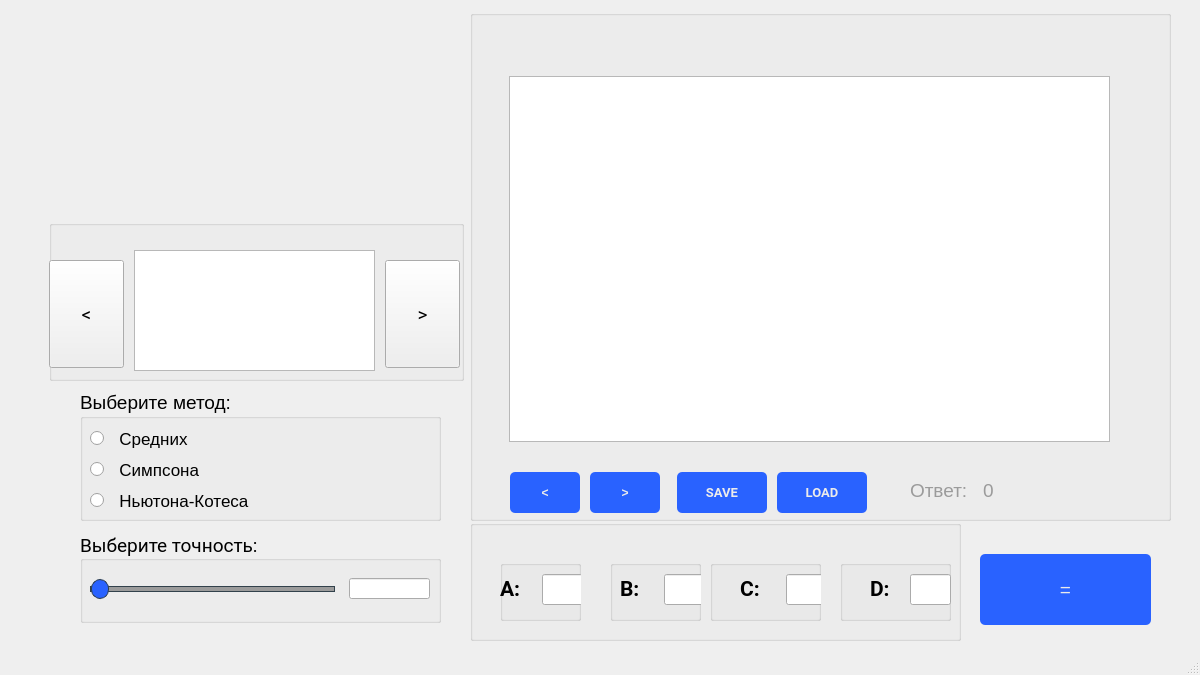
<?xml version="1.0" encoding="UTF-8"?>
<ui version="4.0">
 <class>MainWindow</class>
 <widget class="QMainWindow" name="MainWindow">
  <property name="geometry">
   <rect>
    <x>0</x>
    <y>0</y>
    <width>1200</width>
    <height>675</height>
   </rect>
  </property>
  <property name="sizePolicy">
   <sizepolicy hsizetype="Fixed" vsizetype="Fixed">
    <horstretch>0</horstretch>
    <verstretch>0</verstretch>
   </sizepolicy>
  </property>
  <property name="minimumSize">
   <size>
    <width>1200</width>
    <height>675</height>
   </size>
  </property>
  <property name="maximumSize">
   <size>
    <width>1200</width>
    <height>675</height>
   </size>
  </property>
  <property name="font">
   <font>
    <family>Roboto</family>
    <pointsize>10</pointsize>
    <weight>50</weight>
    <bold>false</bold>
   </font>
  </property>
  <property name="windowTitle">
   <string/>
  </property>
  <property name="styleSheet">
   <string notr="true">QSlider:disabled {
  background: #19232D;
}

QSlider:focus {
  border: none;
}

QSlider::groove:horizontal {
  background: #32414B;
  border: 1px solid #32414B;
  height: 4px;
  margin: 0px;
  border-radius: 4px;
}

QSlider::groove:vertical {
  background: #32414B;
  border: 1px solid #32414B;
  width: 4px;
  margin: 0px;
  border-radius: 4px;
}

QSlider::add-page:vertical {
  background: #1464A0;
  border: 1px solid #32414B;
  width: 4px;
  margin: 0px;
  border-radius: 4px;
}

QSlider::add-page:vertical :disabled {
  background: #14506E;
}

QSlider::sub-page:horizontal {
  background: #1464A0;
  border: 1px solid #32414B;
  height: 4px;
  margin: 0px;
  border-radius: 4px;
}

QSlider::sub-page:horizontal:disabled {
  background: #14506E;
}

QSlider::handle:horizontal {
  background: #787878;
  border: 1px solid #32414B;
  width: 8px;
  height: 8px;
  margin: -8px 0px;
  border-radius: 4px;
}

QSlider::handle:horizontal:hover {
  background: #148CD2;
  border: 1px solid #148CD2;
}

QSlider::handle:vertical {
  background: #787878;
  border: 1px solid #32414B;
  width: 8px;
  height: 8px;
  margin: 0 -8px;
  border-radius: 4px;
}

QSlider::handle:vertical:hover {
  background: #148CD2;
  border: 1px solid #148CD2;
}
</string>
  </property>
  <widget class="QWidget" name="centralwidget">
   <widget class="QGroupBox" name="groupBox">
    <property name="geometry">
     <rect>
      <x>80</x>
      <y>390</y>
      <width>361</width>
      <height>131</height>
     </rect>
    </property>
    <property name="font">
     <font>
      <pointsize>14</pointsize>
     </font>
    </property>
    <property name="title">
     <string>Выберите метод:</string>
    </property>
    <widget class="QRadioButton" name="newton_cotesButton">
     <property name="geometry">
      <rect>
       <x>10</x>
       <y>95</y>
       <width>250</width>
       <height>31</height>
      </rect>
     </property>
     <property name="font">
      <font>
       <pointsize>13</pointsize>
      </font>
     </property>
     <property name="styleSheet">
      <string notr="true">QRadioButton::indicator::unchecked
{
   image: url(/Users/Horatio/source/Integral_3_ways-CourseWork1/img/circle.png);
}
QRadioButton::indicator::checked 
{
    image: url(/Users/Horatio/source/Integral_3_ways-CourseWork1/img/checked.png);
}</string>
     </property>
     <property name="text">
      <string>  Ньютона-Котеса</string>
     </property>
    </widget>
    <widget class="QRadioButton" name="averageButton">
     <property name="geometry">
      <rect>
       <x>10</x>
       <y>33</y>
       <width>250</width>
       <height>31</height>
      </rect>
     </property>
     <property name="font">
      <font>
       <pointsize>13</pointsize>
      </font>
     </property>
     <property name="styleSheet">
      <string notr="true">QRadioButton::indicator::unchecked
{
   image: url(/Users/Horatio/source/Integral_3_ways-CourseWork1/img/circle.png);
}
QRadioButton::indicator::checked 
{
    image: url(/Users/Horatio/source/Integral_3_ways-CourseWork1/img/checked.png);
}</string>
     </property>
     <property name="text">
      <string>  Средних</string>
     </property>
    </widget>
    <widget class="QRadioButton" name="simpsonButton">
     <property name="geometry">
      <rect>
       <x>10</x>
       <y>64</y>
       <width>250</width>
       <height>31</height>
      </rect>
     </property>
     <property name="font">
      <font>
       <pointsize>13</pointsize>
      </font>
     </property>
     <property name="styleSheet">
      <string notr="true">QRadioButton::indicator::unchecked
{
   image: url(/Users/Horatio/source/Integral_3_ways-CourseWork1/img/circle.png);
}
QRadioButton::indicator::checked 
{
    image: url(/Users/Horatio/source/Integral_3_ways-CourseWork1/img/checked.png);
}</string>
     </property>
     <property name="text">
      <string>  Симпсона</string>
     </property>
    </widget>
   </widget>
   <widget class="QGroupBox" name="groupBox_2">
    <property name="geometry">
     <rect>
      <x>80</x>
      <y>532</y>
      <width>361</width>
      <height>91</height>
     </rect>
    </property>
    <property name="font">
     <font>
      <family>Roboto</family>
      <pointsize>14</pointsize>
      <kerning>true</kerning>
     </font>
    </property>
    <property name="title">
     <string>Выберите точность:</string>
    </property>
    <property name="alignment">
     <set>Qt::AlignLeading|Qt::AlignLeft|Qt::AlignVCenter</set>
    </property>
    <widget class="QSlider" name="horizontalSlider">
     <property name="geometry">
      <rect>
       <x>10</x>
       <y>46</y>
       <width>245</width>
       <height>22</height>
      </rect>
     </property>
     <property name="styleSheet">
      <string notr="true">QSlider:focus {
  border: none;
}

QSlider::groove:horizontal {
  background: #9b9b9b;
  border: 1px solid #32414B;
  height: 4px;
  margin: 0px;
  border-radius: 4px;
}


QSlider::sub-page:horizontal:disabled {
  background: #14506E;
}

QSlider::handle:horizontal {
  background: #2962ff;
  border: 1px solid #32414B;
  width: 16px;
  height: 8px;
  margin: -8px 0px;
  border-radius: 9px;
}

QSlider::handle:horizontal:hover {
  background: #2251d2;
  
}

</string>
     </property>
     <property name="orientation">
      <enum>Qt::Horizontal</enum>
     </property>
    </widget>
    <widget class="QLineEdit" name="step">
     <property name="geometry">
      <rect>
       <x>269</x>
       <y>46</y>
       <width>81</width>
       <height>21</height>
      </rect>
     </property>
     <property name="font">
      <font>
       <family>Roboto</family>
       <pointsize>14</pointsize>
       <kerning>true</kerning>
      </font>
     </property>
     <property name="styleSheet">
      <string notr="true">QLineEdit
{
	color: #9b9b9b;
}</string>
     </property>
     <property name="alignment">
      <set>Qt::AlignRight|Qt::AlignTrailing|Qt::AlignVCenter</set>
     </property>
     <property name="readOnly">
      <bool>true</bool>
     </property>
    </widget>
   </widget>
   <widget class="QGroupBox" name="groupBox_3">
    <property name="geometry">
     <rect>
      <x>470</x>
      <y>10</y>
      <width>701</width>
      <height>511</height>
     </rect>
    </property>
    <property name="title">
     <string/>
    </property>
    <widget class="QChartView" name="graphic">
     <property name="geometry">
      <rect>
       <x>39</x>
       <y>66</y>
       <width>601</width>
       <height>366</height>
      </rect>
     </property>
     <property name="font">
      <font>
       <family>MS Shell Dlg 2</family>
      </font>
     </property>
    </widget>
    <widget class="QLabel" name="label">
     <property name="geometry">
      <rect>
       <x>513</x>
       <y>465</y>
       <width>151</width>
       <height>31</height>
      </rect>
     </property>
     <property name="font">
      <font>
       <pointsize>14</pointsize>
      </font>
     </property>
     <property name="styleSheet">
      <string notr="true">QLabel
{
	color: #9b9b9b
}</string>
     </property>
     <property name="text">
      <string>0</string>
     </property>
    </widget>
    <widget class="QLabel" name="answer">
     <property name="geometry">
      <rect>
       <x>440</x>
       <y>470</y>
       <width>81</width>
       <height>21</height>
      </rect>
     </property>
     <property name="font">
      <font>
       <pointsize>14</pointsize>
      </font>
     </property>
     <property name="styleSheet">
      <string notr="true">QLabel
{
	color: #9b9b9b
}</string>
     </property>
     <property name="text">
      <string>Ответ:</string>
     </property>
    </widget>
    <widget class="QPushButton" name="LOAD">
     <property name="geometry">
      <rect>
       <x>307</x>
       <y>462</y>
       <width>90</width>
       <height>41</height>
      </rect>
     </property>
     <property name="font">
      <font>
       <family>Roboto</family>
       <pointsize>10</pointsize>
       <weight>75</weight>
       <bold>true</bold>
      </font>
     </property>
     <property name="styleSheet">
      <string notr="true">QPushButton
{
	color: #ebebeb;
	background: #2962ff;
	border-radius: 5px;
}
QPushButton:hover:!pressed
{
	background: #2251d2;
	
}
QPushButton:pressed
{
	background: #173894;
	
}</string>
     </property>
     <property name="text">
      <string>LOAD</string>
     </property>
    </widget>
    <widget class="QPushButton" name="SAVE">
     <property name="geometry">
      <rect>
       <x>207</x>
       <y>462</y>
       <width>90</width>
       <height>41</height>
      </rect>
     </property>
     <property name="font">
      <font>
       <family>Roboto</family>
       <pointsize>10</pointsize>
       <weight>75</weight>
       <bold>true</bold>
      </font>
     </property>
     <property name="styleSheet">
      <string notr="true">QPushButton
{
	color: #ebebeb;
	background: #2962ff;
	border-radius: 5px;
}
QPushButton:hover:!pressed
{
	background: #2251d2;
	
}
QPushButton:pressed
{
	background: #173894;
	
}</string>
     </property>
     <property name="text">
      <string>SAVE</string>
     </property>
    </widget>
    <widget class="QPushButton" name="right">
     <property name="geometry">
      <rect>
       <x>120</x>
       <y>462</y>
       <width>70</width>
       <height>41</height>
      </rect>
     </property>
     <property name="font">
      <font>
       <weight>75</weight>
       <bold>true</bold>
      </font>
     </property>
     <property name="styleSheet">
      <string notr="true">QPushButton
{
	color: #ebebeb;
	background: #2962ff;
	border-radius: 5px;
}
QPushButton:hover:!pressed
{
	background: #2251d2;
	
}
QPushButton:pressed
{
	background: #173894;
	
}</string>
     </property>
     <property name="text">
      <string>&gt;</string>
     </property>
    </widget>
    <widget class="QPushButton" name="left">
     <property name="geometry">
      <rect>
       <x>40</x>
       <y>462</y>
       <width>70</width>
       <height>41</height>
      </rect>
     </property>
     <property name="font">
      <font>
       <weight>75</weight>
       <bold>true</bold>
      </font>
     </property>
     <property name="styleSheet">
      <string notr="true">QPushButton
{
	color: #ebebeb;
	background: #2962ff;
	border-radius: 5px;
}
QPushButton:hover:!pressed
{
	background: #2251d2;
	
}
QPushButton:pressed
{
	background: #173894;
	
}</string>
     </property>
     <property name="text">
      <string>&lt;</string>
     </property>
    </widget>
   </widget>
   <widget class="QGroupBox" name="groupBox_4">
    <property name="geometry">
     <rect>
      <x>470</x>
      <y>520</y>
      <width>491</width>
      <height>121</height>
     </rect>
    </property>
    <property name="title">
     <string/>
    </property>
    <widget class="QGroupBox" name="groupBox_8">
     <property name="geometry">
      <rect>
       <x>30</x>
       <y>40</y>
       <width>81</width>
       <height>61</height>
      </rect>
     </property>
     <property name="title">
      <string/>
     </property>
     <widget class="QLabel" name="label_A">
      <property name="geometry">
       <rect>
        <x>0</x>
        <y>13</y>
        <width>41</width>
        <height>31</height>
       </rect>
      </property>
      <property name="font">
       <font>
        <family>Roboto</family>
        <pointsize>16</pointsize>
        <weight>75</weight>
        <bold>true</bold>
       </font>
      </property>
      <property name="text">
       <string>A:</string>
      </property>
     </widget>
     <widget class="QLineEdit" name="aLineEdit">
      <property name="geometry">
       <rect>
        <x>42</x>
        <y>14</y>
        <width>41</width>
        <height>31</height>
       </rect>
      </property>
      <property name="font">
       <font>
        <family>Roboto</family>
        <pointsize>15</pointsize>
       </font>
      </property>
      <property name="autoFillBackground">
       <bool>false</bool>
      </property>
     </widget>
    </widget>
    <widget class="QGroupBox" name="groupBox_5">
     <property name="geometry">
      <rect>
       <x>140</x>
       <y>40</y>
       <width>91</width>
       <height>61</height>
      </rect>
     </property>
     <property name="title">
      <string/>
     </property>
     <widget class="QLabel" name="label_B">
      <property name="geometry">
       <rect>
        <x>10</x>
        <y>13</y>
        <width>31</width>
        <height>31</height>
       </rect>
      </property>
      <property name="font">
       <font>
        <family>Roboto</family>
        <pointsize>16</pointsize>
        <weight>75</weight>
        <bold>true</bold>
       </font>
      </property>
      <property name="text">
       <string>B:</string>
      </property>
     </widget>
     <widget class="QLineEdit" name="bLineEdit">
      <property name="geometry">
       <rect>
        <x>54</x>
        <y>14</y>
        <width>41</width>
        <height>31</height>
       </rect>
      </property>
      <property name="font">
       <font>
        <family>Roboto</family>
        <pointsize>15</pointsize>
       </font>
      </property>
     </widget>
    </widget>
    <widget class="QGroupBox" name="groupBox_7">
     <property name="geometry">
      <rect>
       <x>240</x>
       <y>40</y>
       <width>111</width>
       <height>61</height>
      </rect>
     </property>
     <property name="title">
      <string/>
     </property>
     <widget class="QLabel" name="label_C">
      <property name="geometry">
       <rect>
        <x>30</x>
        <y>13</y>
        <width>31</width>
        <height>31</height>
       </rect>
      </property>
      <property name="font">
       <font>
        <family>Roboto</family>
        <pointsize>16</pointsize>
        <weight>75</weight>
        <bold>true</bold>
       </font>
      </property>
      <property name="text">
       <string>C:</string>
      </property>
     </widget>
     <widget class="QLineEdit" name="cLineEdit">
      <property name="geometry">
       <rect>
        <x>76</x>
        <y>14</y>
        <width>41</width>
        <height>31</height>
       </rect>
      </property>
      <property name="font">
       <font>
        <family>Roboto</family>
        <pointsize>15</pointsize>
       </font>
      </property>
     </widget>
    </widget>
    <widget class="QGroupBox" name="groupBox_6">
     <property name="geometry">
      <rect>
       <x>370</x>
       <y>40</y>
       <width>111</width>
       <height>61</height>
      </rect>
     </property>
     <property name="title">
      <string/>
     </property>
     <widget class="QLabel" name="label_D">
      <property name="geometry">
       <rect>
        <x>30</x>
        <y>13</y>
        <width>31</width>
        <height>31</height>
       </rect>
      </property>
      <property name="font">
       <font>
        <family>Roboto</family>
        <pointsize>16</pointsize>
        <weight>75</weight>
        <bold>true</bold>
       </font>
      </property>
      <property name="text">
       <string>D:</string>
      </property>
     </widget>
     <widget class="QLineEdit" name="dLineEdit">
      <property name="geometry">
       <rect>
        <x>70</x>
        <y>14</y>
        <width>41</width>
        <height>31</height>
       </rect>
      </property>
      <property name="font">
       <font>
        <family>Roboto</family>
        <pointsize>15</pointsize>
       </font>
      </property>
     </widget>
    </widget>
   </widget>
   <widget class="QPushButton" name="equalButton">
    <property name="geometry">
     <rect>
      <x>980</x>
      <y>554</y>
      <width>171</width>
      <height>71</height>
     </rect>
    </property>
    <property name="font">
     <font>
      <pointsize>14</pointsize>
     </font>
    </property>
    <property name="styleSheet">
     <string notr="true">QPushButton
{
	color: #ebebeb;
	background: #2962ff;
	border-radius: 5px;
}
QPushButton:hover:!pressed
{
	background: #2251d2;
	
}
QPushButton:pressed
{
	background: #173894;
	
}</string>
    </property>
    <property name="text">
     <string>=</string>
    </property>
   </widget>
   <widget class="QGroupBox" name="groupBox_9">
    <property name="geometry">
     <rect>
      <x>49</x>
      <y>220</y>
      <width>415</width>
      <height>161</height>
     </rect>
    </property>
    <property name="title">
     <string/>
    </property>
    <widget class="QPushButton" name="nextFunButton">
     <property name="geometry">
      <rect>
       <x>336</x>
       <y>40</y>
       <width>75</width>
       <height>108</height>
      </rect>
     </property>
     <property name="font">
      <font>
       <family>Roboto</family>
       <pointsize>14</pointsize>
      </font>
     </property>
     <property name="styleSheet">
      <string notr="true">QPushButton:hover:!pressed
{
	
	  border: none;
	background-color:rgb(227, 227, 227);
}
QPushButton:pressed
{
  border: none;
	background-color:rgb(41, 97, 252);
}</string>
     </property>
     <property name="text">
      <string>&gt;</string>
     </property>
    </widget>
    <widget class="QPushButton" name="prevFunButton">
     <property name="geometry">
      <rect>
       <x>0</x>
       <y>40</y>
       <width>75</width>
       <height>108</height>
      </rect>
     </property>
     <property name="font">
      <font>
       <family>Roboto</family>
       <pointsize>14</pointsize>
      </font>
     </property>
     <property name="styleSheet">
      <string notr="true">QPushButton:hover:!pressed
{
	
	  border: none;
	background-color:rgb(227, 227, 227);
}
QPushButton:pressed
{
  border: none;
	background-color:rgb(41, 97, 252);
}</string>
     </property>
     <property name="text">
      <string>&lt;</string>
     </property>
    </widget>
    <widget class="QGraphicsView" name="graphicsView">
     <property name="geometry">
      <rect>
       <x>85</x>
       <y>30</y>
       <width>241</width>
       <height>121</height>
      </rect>
     </property>
     <property name="styleSheet">
      <string notr="true">QGraphicsView{
background-image : &quot;/Users/Horatio/source/Integral_3_ways-CourseWork/img/integral-GUI.png&quot;
}</string>
     </property>
    </widget>
   </widget>
  </widget>
  <widget class="QMenuBar" name="menubar">
   <property name="geometry">
    <rect>
     <x>0</x>
     <y>0</y>
     <width>1200</width>
     <height>25</height>
    </rect>
   </property>
  </widget>
  <widget class="QStatusBar" name="statusbar"/>
 </widget>
 <customwidgets>
  <customwidget>
   <class>QChartView</class>
   <extends>QGraphicsView</extends>
   <header>QtCharts</header>
  </customwidget>
 </customwidgets>
 <resources/>
 <connections/>
</ui>
